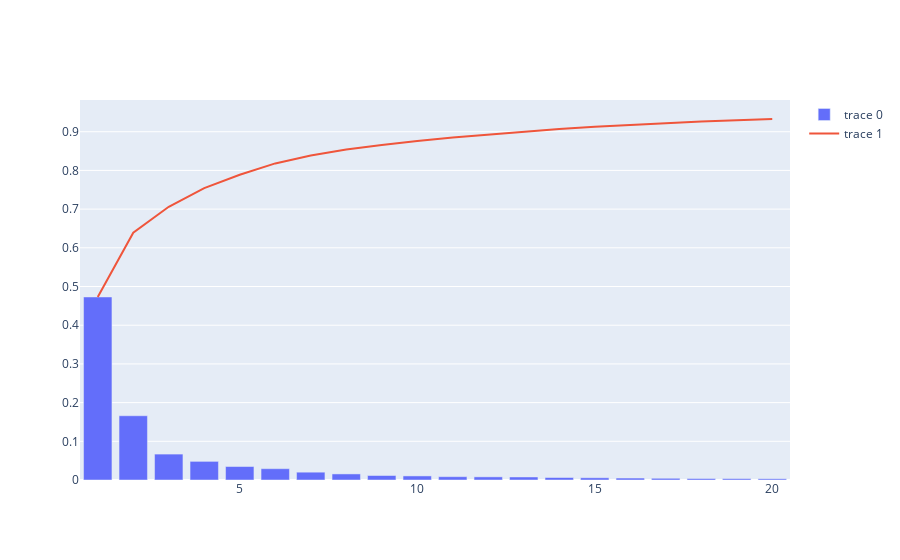

The code cell stored with this chart in its notebook:
### Markdown cell above
# Model

### Code cell
from model import *

scale.fit(features)
Xe = scale.transform(features)

pca.fit(Xe)
features = pca.transform(Xe)

fig = go.Figure()
fig.add_trace(
    go.Bar(
        x = np.arange(1, len(pca.explained_variance_)+1),
        y = pca.explained_variance_ratio_
    )
)

fig.add_trace(
    go.Scatter(
        x = np.arange(1, len(pca.explained_variance_)+1),
        y = pca.explained_variance_ratio_.cumsum(),
        yaxis='y1'
    )
)

fig.show()

### Figure 1 — Plotly figure (JSON) as saved in the notebook; plotly's stock layout.template omitted (floating-point values rounded to 4 significant figures)
{"data": [{"type": "bar", "x": [1, 2, 3, 4, 5, 6, 7, 8, 9, 10, 11, 12, 13, 14, 15, 16, 17, 18, 19, 20], "y": [0.473, 0.166, 0.06695, 0.04815, 0.03483, 0.02922, 0.02021, 0.0157, 0.01164, 0.01052, 0.008578, 0.008112, 0.007808, 0.006446, 0.005774, 0.005029, 0.004414, 0.003751, 0.003552, 0.003191]}, {"type": "scatter", "x": [1, 2, 3, 4, 5, 6, 7, 8, 9, 10, 11, 12, 13, 14, 15, 16, 17, 18, 19, 20], "y": [0.473, 0.639, 0.7059, 0.7541, 0.7889, 0.8181, 0.8384, 0.8541, 0.8657, 0.8762, 0.8848, 0.8929, 0.9007, 0.9072, 0.9129, 0.918, 0.9224, 0.9261, 0.9297, 0.9329], "yaxis": "y"}], "layout": {}}
